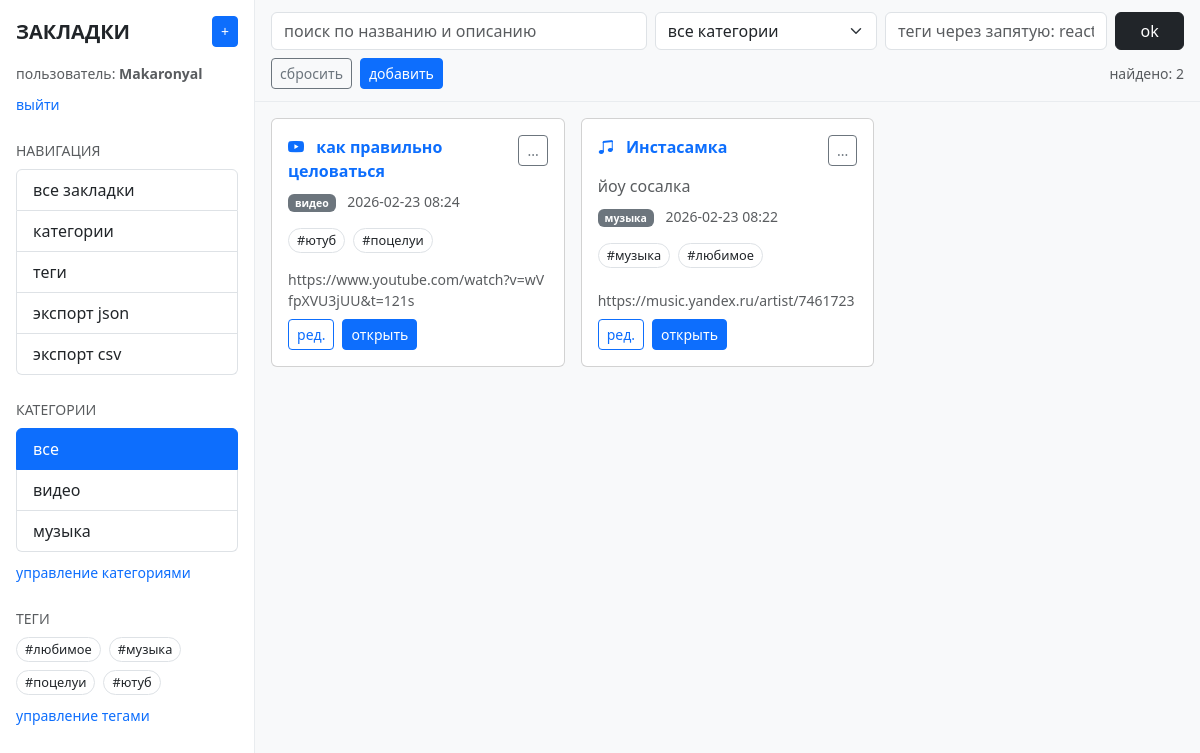
The page /links (signed in) on the database its author committed.
### models.py (models this page shows)
class User(db.Model, UserMixin):
    __tablename__ = "users"
    id = db.Column(db.Integer, primary_key=True)
    username = db.Column(db.String(80), unique=True, nullable=False, index=True)
    password_hash = db.Column(db.String(255), nullable=False)
    created_at = db.Column(db.DateTime, default=datetime.utcnow, nullable=False)

class Category(db.Model):
    __tablename__ = "categories"
    id = db.Column(db.Integer, primary_key=True)
    user_id = db.Column(db.Integer, db.ForeignKey("users.id"), nullable=False, index=True)
    name = db.Column(db.String(120), nullable=False)
    __table_args__ = (
        UniqueConstraint("user_id", "name", name="uq_categories_user_name"),
    )
    links = db.relationship("Link", back_populates="category")

class Tag(db.Model):
    __tablename__ = "tags"
    id = db.Column(db.Integer, primary_key=True)
    user_id = db.Column(db.Integer, db.ForeignKey("users.id"), nullable=False, index=True)
    name = db.Column(db.String(80), nullable=False, index=True)
    __table_args__ = (
        UniqueConstraint("user_id", "name", name="uq_tags_user_name"),
    )

class Link(db.Model):
    __tablename__ = "links"
    id = db.Column(db.Integer, primary_key=True)
    user_id = db.Column(db.Integer, db.ForeignKey("users.id"), nullable=False, index=True)
    url = db.Column(db.String(2048), nullable=False)
    title = db.Column(db.String(200), nullable=False)
    description = db.Column(db.Text, nullable=True)
    created_at = db.Column(db.DateTime, default=datetime.utcnow, nullable=False)
    category_id = db.Column(db.Integer, db.ForeignKey("categories.id"), nullable=True)
    category = db.relationship("Category", back_populates="links")
    tags = db.relationship("Tag", secondary=link_tags, lazy="subquery")
    icon = db.Column(db.String(80), nullable=True)

### app.py (the view, shortened to what this page needs)
@app.get("/links")
@login_required
def links_list():
    q = (request.args.get("q") or "").strip()
    category_id = (request.args.get("category_id") or "").strip()
    tags_param = (request.args.get("tags") or "").strip()
    query = Link.query.filter_by(user_id=current_user.id)
    if q:
        like = f"%{q}%"
        query = query.filter(or_(Link.title.ilike(like), Link.description.ilike(like)))
    selected_category = None
    selected_tags: list[Tag] = []
    links = query.order_by(Link.created_at.desc()).all()
    categories = Category.query.filter_by(user_id=current_user.id).order_by(Category.name.asc()).all()
    tags = Tag.query.filter_by(user_id=current_user.id).order_by(Tag.name.asc()).all()
    return render_template(
        "links_list.html",
        links=links,
        categories=categories,
        tags=tags,
        q=q,
        tags_param=tags_param,
        selected_category=selected_category,
        selected_tags=selected_tags,
    )

### app.py (called while the page is built)
@login_manager.user_loader
def load_user(user_id: str):
    try:
        uid = int(user_id)
    except ValueError:
        return None
    return User.query.get(uid)

### templates/links_list.html (shortened to what this page needs)
{% extends "base.html" %}
{% block sidebar %}
  <div class="mb-4">
    <div class="text-uppercase small text-muted mb-2">категории</div>
    <div class="list-group">
      <a class="list-group-item list-group-item-action {% if not selected_category %}active{% endif %}"
         href="{{ url_for('links_list', q=q, tags=tags_param) }}">
        все
      </a>
      {% for c in categories %}
        <a class="list-group-item list-group-item-action {% if selected_category and selected_category.id == c.id %}active{% endif %}"
           href="{{ url_for('links_list', category_id=c.id, q=q, tags=tags_param) }}">
          {{ c.name }}
        </a>
      {% endfor %}
    </div>
    <div class="mt-2">
      <a class="small text-decoration-none" href="{{ url_for('categories_page') }}">управление категориями</a>
    </div>
  </div>
  <div class="mb-2">
    <div class="text-uppercase small text-muted mb-2">теги</div>
    <div class="d-flex flex-wrap gap-2">
      {% for t in tags[:35] %}
        <a class="tag-chip"
           href="{{ url_for('links_list', q=q, category_id=selected_category.id if selected_category else None, tags=t.name) }}">
          #{{ t.name }}
        </a>
      {% endfor %}
    </div>
    <div class="mt-2">
      <a class="small text-decoration-none" href="{{ url_for('tags_page') }}">управление тегами</a>
    </div>
  </div>
{% endblock %}
{% block content %}
  <div class="topbar">
    <form method="get" action="{{ url_for('links_list') }}">
      <div class="row g-2 align-items-center">
        <div class="col-12 col-lg-5">
          <input class="form-control" name="q" value="{{ q }}" placeholder="поиск по названию и описанию">
        </div>
        <div class="col-12 col-lg-3">
          <select class="form-select" name="category_id">
            <option value="">все категории</option>
          </select>
        </div>
        <div class="col-12 col-lg-3">
          <input class="form-control" name="tags" value="{{ tags_param }}" placeholder="теги через запятую: react,frontend">
        </div>
        <div class="col-12 col-lg-1 d-grid">
          <button class="btn btn-dark" type="submit">ok</button>
        </div>
        <div class="col-12 d-flex gap-2">
          <a class="btn btn-outline-secondary btn-sm" href="{{ url_for('links_list') }}">сбросить</a>
          <a class="btn btn-primary btn-sm" href="{{ url_for('link_new_form') }}">добавить</a>
          <div class="ms-auto text-muted small align-self-center">
            найдено: {{ links|length }}
          </div>
        </div>
      </div>
    </form>
  </div>
  <div class="container-fluid px-3 py-3">
    {% if not links %}
      <div class="alert alert-info mb-0">нет ссылок по выбранным фильтрам</div>
    {% else %}
      <div class="row g-3">
        {% for l in links %}
          <div class="col-12 col-md-6 col-xl-4">
            <div class="card h-100">
              <div class="card-body d-flex flex-column">
                <div class="d-flex justify-content-between gap-2">
                  <a href="{{ l.url }}" target="_blank" rel="noopener noreferrer"
                     class="fw-semibold text-decoration-none">
                    {% if l.icon %}
                      <i class="{{ l.icon }} me-2"></i>
                    {% endif %}
                    {{ l.title }}
                  </a>
                  <div class="dropdown">
                    <button class="btn btn-sm btn-outline-secondary" type="button"
                            data-bs-toggle="dropdown" aria-expanded="false">
                      ...
                    </button>
                  </div>
                </div>
                {% if l.description %}
                  <div class="text-muted mt-2"
                       style="display:-webkit-box;-webkit-line-clamp:3;-webkit-box-orient:vertical;overflow:hidden;">
                    {{ l.description }}
                  </div>
                {% endif %}
                <div class="mt-2 small text-muted">
                  {% if l.category %}
                    <span class="badge text-bg-secondary">{{ l.category.name }}</span>
                  {% else %}
                    <span class="badge text-bg-light border">без категории</span>
                  {% endif %}
                  <span class="ms-2">{{ l.created_at.strftime("%Y-%m-%d %H:%M") }}</span>
                </div>
                {% if l.tags %}
                  <div class="mt-3 d-flex flex-wrap gap-2">
                    {% for t in l.tags %}
                      <a class="tag-chip"
                         href="{{ url_for('links_list',
                                           q=q,
                                           category_id=selected_category.id if selected_category else None,
                                           tags=t.name) }}">
                        #{{ t.name }}
                      </a>
                    {% endfor %}
                  </div>
                {% endif %}
                <div class="mt-auto pt-3">
                  <div class="small text-muted" style="word-break: break-all;">
                    {{ l.url }}
                  </div>
                  <div class="d-flex gap-2 mt-2">
                    <a class="btn btn-sm btn-outline-primary"
                       href="{{ url_for('link_edit_form', link_id=l.id) }}">
                      ред.
                    </a>
                    <a class="btn btn-sm btn-primary"
                       href="{{ l.url }}"
                       target="_blank"
                       rel="noopener noreferrer">
                      открыть
                    </a>
                  </div>
                </div>
              </div>
            </div>
          </div>
        {% endfor %}
      </div>
    {% endif %}
  </div>
{% endblock %}

### templates/base.html (shortened to what this page needs)
<!doctype html>
<html lang="ru">
<head>
  <link rel="stylesheet" href="https://cdn.jsdelivr.net/npm/bootstrap-icons@1.11.3/font/bootstrap-icons.min.css">
  <link href="https://cdn.jsdelivr.net/npm/bootstrap@5.3.3/dist/css/bootstrap.min.css" rel="stylesheet">
</head>
<body class="bg-light">
<div class="d-flex app-shell">
  {% if current_user.is_authenticated %}
  <aside class="sidebar d-none d-md-block">
    <div class="sidebar-sticky">
      <div class="d-flex align-items-center justify-content-between mb-3">
        <div class="fw-bold text-uppercase fs-5">закладки</div>
        <a class="btn btn-sm btn-primary" href="{{ url_for('link_new_form') }}">+</a>
      </div>
      <div class="mb-2 text-muted small">
        пользователь: <span class="fw-semibold">{{ current_user.username }}</span>
      </div>
      <div class="mb-4">
        <a class="small text-decoration-none" href="{{ url_for('logout') }}">выйти</a>
      </div>
      <div class="mb-4">
        <div class="text-uppercase small text-muted mb-2">навигация</div>
        <div class="list-group">
          <a class="list-group-item list-group-item-action" href="{{ url_for('links_list') }}">все закладки</a>
          <a class="list-group-item list-group-item-action" href="{{ url_for('categories_page') }}">категории</a>
          <a class="list-group-item list-group-item-action" href="{{ url_for('tags_page') }}">теги</a>
          <a class="list-group-item list-group-item-action" href="{{ url_for('export_json') }}">экспорт json</a>
          <a class="list-group-item list-group-item-action" href="{{ url_for('export_csv') }}">экспорт csv</a>
        </div>
      </div>
      {% block sidebar %}{% endblock %}
    </div>
  </aside>
  {% endif %}
  <main class="flex-grow-1 content">
    {% block content %}{% endblock %}
  </main>
</div>
</body>
</html>

### templates/base.html (style rules this page uses)
.app-shell { min-height: 100vh; }
.sidebar { width: 280px; border-right: 1px solid #e9ecef; background: #ffffff; }
.sidebar-sticky { position: sticky; top: 0; height: 100vh; overflow: auto; padding: 16px; }
.content { background: #f8f9fa; min-height: 100vh; }
.topbar { position: sticky; top: 0; z-index: 10; background: #f8f9fa; border-bottom: 1px solid #e9ecef; padding: 12px 16px; }
.tag-chip { display: inline-block; padding: 2px 8px; border: 1px solid #dee2e6; border-radius: 999px; font-size: 0.8rem; text-decoration: none; color: #212529; background: #ffffff; }

### rows shown on the page
User: username "Makaronyal"
Category: name "видео"
Category: name "музыка"
Tag: name "любимое"
Tag: name "музыка"
Tag: name "поцелуи"
Tag: name "ютуб"
Link: title "как правильно целоваться", category.name "видео", created_at "2026-02-23 08:24", url "https://www.youtube.com/watch?v=wVfpXVU3jUU&t=121s"
Link: title "Инстасамка", description "йоу сосалка", category.name "музыка", created_at "2026-02-23 08:22", url "https://music.yandex.ru/artist/7461723"

### other values the page prints
{{ links|length }} "2"
